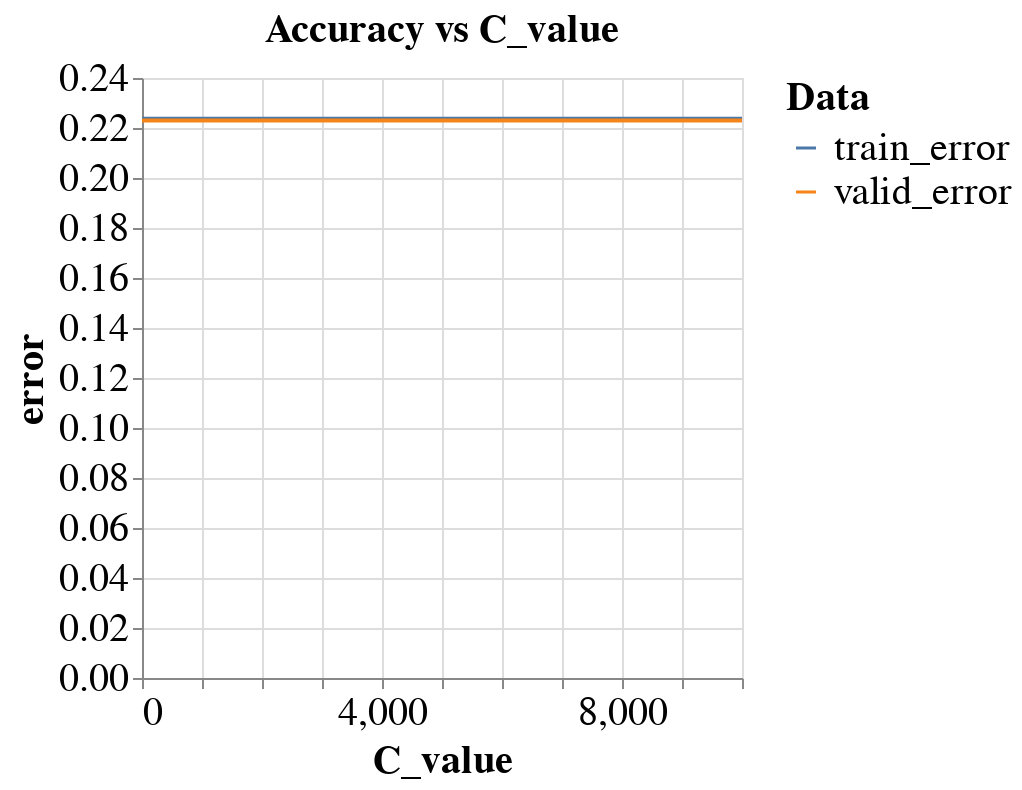

Notebook cell for this chart:
### Code cell
# calculation loop

C_dict = {'C_value':[], 'train_error':[], 'valid_error': []}
for c in 10.0**np.arange(-5,5):
    model = LogisticRegression(C = c, random_state=1 , max_iter = 10000).fit(X_train, y_train)  
    C_dict['C_value'].append(c)    
    C_dict['train_error'].append(1 - model.score(X_train, y_train))
    C_dict['valid_error'].append(1 - model.score(X_valid, y_valid))
C_dict_df = pd.DataFrame(C_dict)
C_dict_df = C_dict_df.melt(id_vars='C_value',
                                 value_name='error',
                                 var_name='Data') # melt datadframe to work with altair


# plot
alt.Chart(C_dict_df).mark_line().encode(
    x="C_value",
    y="error",
    color='Data'
).properties(
    title='Accuracy vs C_value'
).properties(
    width=300,
    height=300
).configure_title(
    fontSize=20
).configure_axis(
    labelFontSize=20,
    titleFontSize=20
).configure_legend(
    titleFontSize=20,
    labelFontSize=20
)

### Figure 1 — Vega-Lite specification as saved in the notebook (floating-point values rounded to 4 significant figures)
{"$schema": "https://vega.github.io/schema/vega-lite/v3.4.0.json", "config": {"axis": {"labelFontSize": 20, "titleFontSize": 20}, "legend": {"labelFontSize": 20, "titleFontSize": 20}, "mark": {"tooltip": null}, "title": {"fontSize": 20}, "view": {"height": 300, "width": 400}}, "data": {"name": "data-e057275ee732c7c95518cb8cd33e1094"}, "datasets": {"data-e057275ee732c7c95518cb8cd33e1094": [{"C_value": 1e-05, "Data": "train_error", "error": 0.2237}, {"C_value": 0.0001, "Data": "train_error", "error": 0.2237}, {"C_value": 0.001, "Data": "train_error", "error": 0.2237}, {"C_value": 0.01, "Data": "train_error", "error": 0.2237}, {"C_value": 0.1, "Data": "train_error", "error": 0.2237}, {"C_value": 1, "Data": "train_error", "error": 0.2237}, {"C_value": 10, "Data": "train_error", "error": 0.2237}, {"C_value": 100, "Data": "train_error", "error": 0.2237}, {"C_value": 1000, "Data": "train_error", "error": 0.2237}, {"C_value": 10000, "Data": "train_error", "error": 0.2237}, {"C_value": 1e-05, "Data": "valid_error", "error": 0.223}, {"C_value": 0.0001, "Data": "valid_error", "error": 0.223}, {"C_value": 0.001, "Data": "valid_error", "error": 0.223}, {"C_value": 0.01, "Data": "valid_error", "error": 0.223}, {"C_value": 0.1, "Data": "valid_error", "error": 0.223}, {"C_value": 1, "Data": "valid_error", "error": 0.223}, {"C_value": 10, "Data": "valid_error", "error": 0.223}, {"C_value": 100, "Data": "valid_error", "error": 0.223}, {"C_value": 1000, "Data": "valid_error", "error": 0.223}, {"C_value": 10000, "Data": "valid_error", "error": 0.223}]}, "encoding": {"color": {"field": "Data", "type": "nominal"}, "x": {"field": "C_value", "type": "quantitative"}, "y": {"field": "error", "type": "quantitative"}}, "height": 300, "mark": "line", "title": "Accuracy vs C_value", "width": 300}
